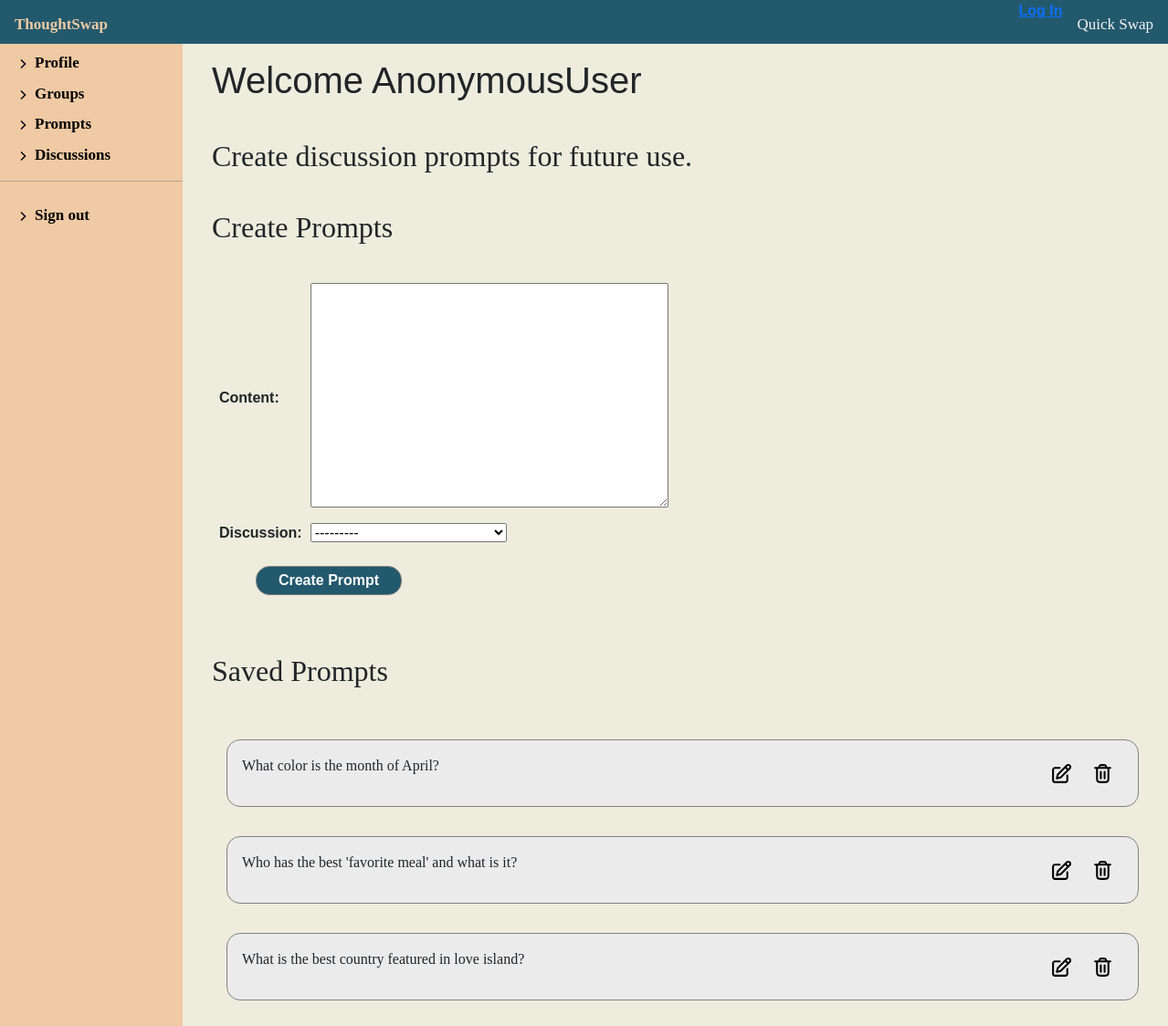
Screenshot of /discussion/1/prompts with the database file from the repository.
### discussion/models.py (models this page shows, shortened)
class Prompt(models.Model):
    id = models.AutoField(primary_key=True)
    content = models.TextField(
        max_length=1000, help_text='Enter a prompt for the discussion', blank=False, null=False)
    discussion = models.ForeignKey(
        'Discussion', on_delete=models.SET_NULL, null=True, blank=True)
    author = models.ForeignKey('Facilitator', on_delete=models.SET_NULL, null=True)
    def __str__(self):
        return f'{self.content}'

### discussion/views.py (the view)
# urls.py: path('<int:pk>/prompts', views.FacilitatorPromptView.as_view(), name='facilitator-prompts'),
class FacilitatorPromptView(CreateView):
    model = Facilitator
    form_class = PromptModelForm
    template_name = 'discussion/profile/prompt_display.html'
    def get_context_data(self, **kwargs):
        context = super(FacilitatorPromptView,
                        self).get_context_data(**kwargs)
        pk = self.kwargs['pk']
        context['facilitator'] = Facilitator.objects.get(
            pk=pk)
        facilitator = get_object_or_404(Facilitator, pk=pk)
        form = PromptModelForm(initial={'content': None, 'discussion': None})
        context['form'] = form
        return context

### discussion/forms.py
class PromptModelForm(ModelForm):
    class Meta:
        model = Prompt
        fields = ['content', 'discussion']

### discussion/models.py (called while the page is built)
    def __str__(self):
        return self.name

### discussion/templates/discussion/profile/prompt_display.html (shortened to what this page needs)
{% extends "discussion/profile/facilitator_profile.html" %}
{% block profileContent %}
<div class="facilitator-profile">
    <h1 class="discussion-header">Welcome {{ user }}</h1>
    <h2 class="discussion-header">Create discussion prompts for future use.</h2>
    <div class="profile-container" id="create-prompt">
        <h2 class="discussion-header">Create Prompts</h2>
        <div class="response-board">
            <form action="{% url 'create-prompt' pk=facilitator.pk %}" method="post">
                <table>
                    {{ form.as_table }}
                </table>
                <button class="create-group-btn" type="submit">Create Prompt</button>
            </form>
        </div>
        <h2 class="discussion-header">Saved Prompts</h2>
        <div class="response-board">
            {% for prompt in facilitator.prompt_set.all %}
            <div class="prompt-crud">
                <p class="prompt-content">{{ prompt }}</p>
                <div class="prompt-ud">
                    <div class="tip-container">
                        <a class="ud-button edit-group"
                            href="{% url 'change-prompt' pk=facilitator.id id=prompt.id %}"><img
                                src="/static//media/edit-svgrepo-com.svg" alt="edit prompt button">
                            <span class="ud-tool">Edit Prompt</span></a>
                    </div>
                    <div class="tip-container">
                        <a class="ud-button delete-group" href="{% url 'prompt-delete' facilitator_pk=facilitator.pk pk=prompt.pk %}"><img
                            src="/static/media/trash-svgrepo-com.svg" alt="delete prompt button">
                        <span class="ud-tool">Delete Prompt</span></a>
                    </div>
                </div>
            </div>
            {% endfor %}
        </div>
    </div>
</div>
{% endblock %}

### discussion/static/css/styles.css (style rules this page uses)
.profile-container { display: flex; justify-content: space-between; }
.facilitator-profile { width: 100%; margin-left: 1em; }
.discussion-header { padding: 1rem; }
.response-board { padding: 1rem; display: grid; }
table { margin-bottom: 1rem; font-family: Arial, Helvetica, sans-serif; justify-content: center; }
th { padding: 0.5em; }
#create-prompt { display: block; }
.prompt-crud { border: solid 1px grey; border-radius: 15px; background: rgb(235, 235, 235); padding: 1rem; margin: 1em; display: flex; justify-content: space-between; align-items: center; }
.prompt-ud { display: flex; }
.ud-button { width: 75%; padding: 5px; margin: 5px; background-color: transparent; border: none; }
.create-group-btn { border: none; background-color: #23596d; border: solid 1px grey; border-radius: 15px; width: 10rem; margin: 0rem 1rem 2rem 3rem; height: 2rem; color: white; font-size: medium; font-family: Arial, Helvetica, sans-serif; font-weight: bold; }
.tip-container { position: relative; display: inline-block; }
body { background: #eeecdd; margin: 0; }
h1 { font-family: Arial Black, verdana, sans-serif; }
a { font-family: arial; font-weight: bold; }
p, div, span { font-family: Georgia, 'Times New Roman', Times, serif; }

### rows the page displays
Prompt: content "What color is the month of April?"
Prompt: content "Who has the best 'favorite meal' and what is it?"
Prompt: content "What is the best country featured in love island?"

### other values shown
{{ user }} "AnonymousUser"
